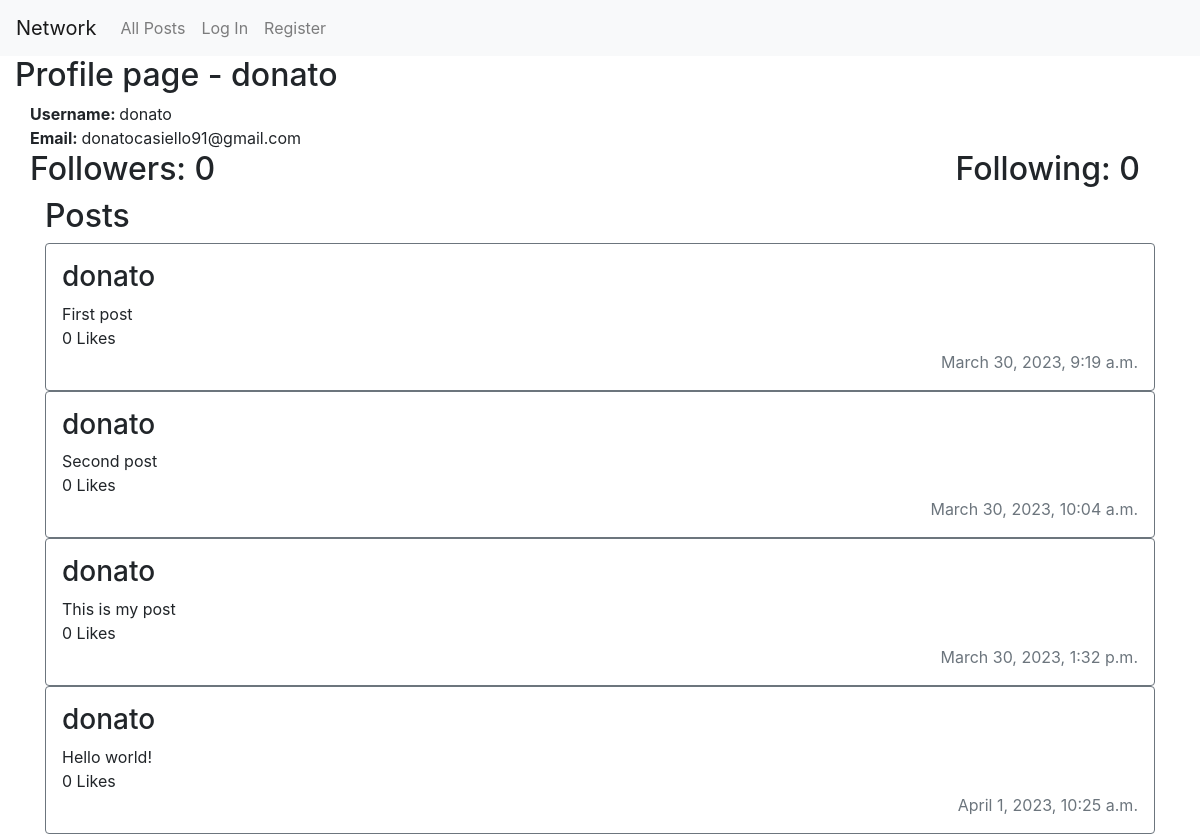
Before: /profile/donato with the older database file.
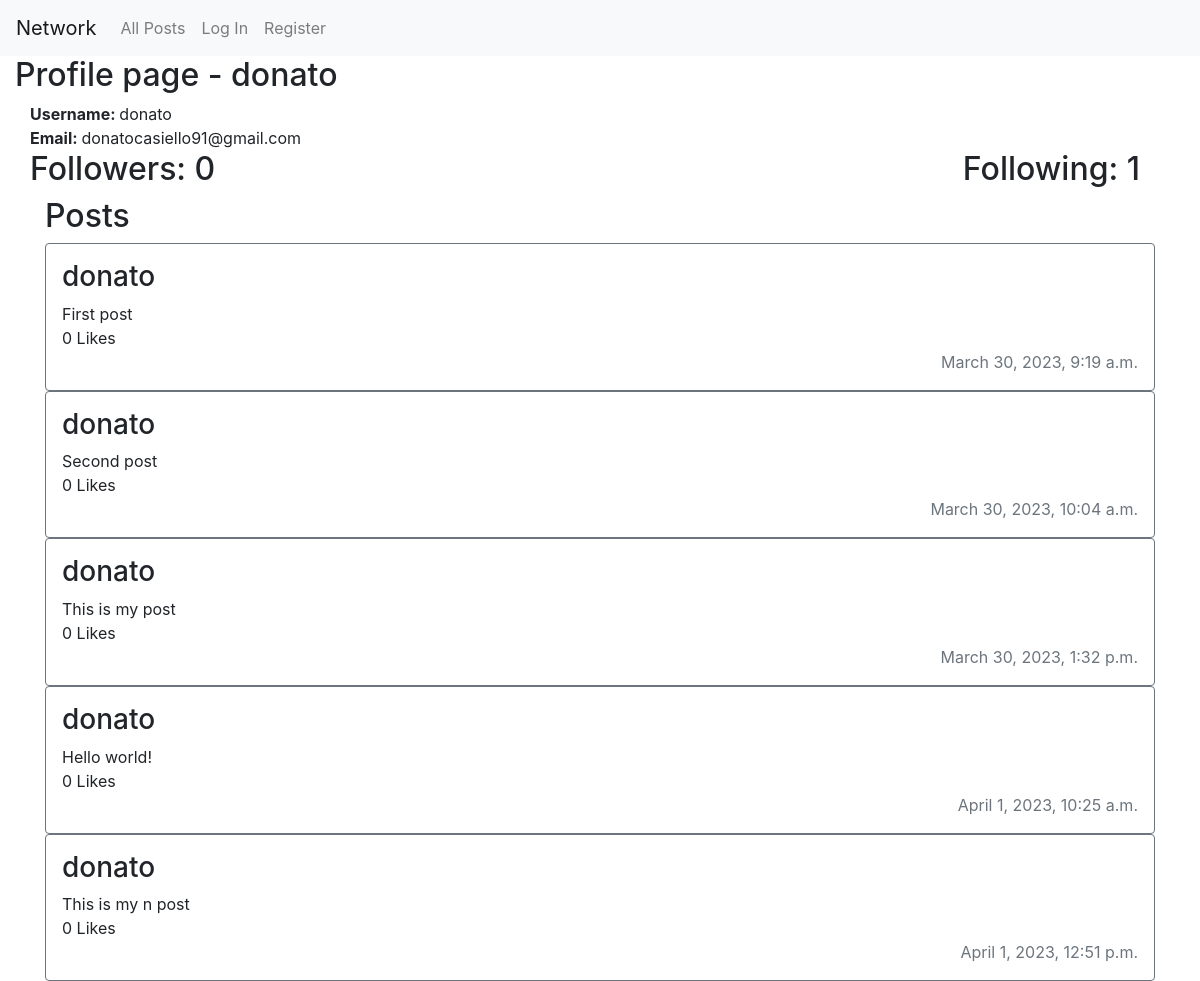
After: the same page with the newer database file.
### network/models.py (models this page shows)
class Post(models.Model):
    user_id = models.ForeignKey(User, on_delete=models.CASCADE)
    content = models.TextField(max_length=280)
    n_likes = models.BigIntegerField(default=0)
    datetime = models.DateTimeField(auto_now_add=True)

class User(AbstractUser):
    pass

### network/views.py (the view)
# urls.py: path("profile/<str:username>", views.profile, name="profile"),
def profile(request, username):
    user_profile = User.objects.get(username=username)
    user_profile_posts = Post.objects.filter(user_id=user_profile)
    followers_count = Follower.objects.filter(following=user_profile).count()
    following_count = Follower.objects.filter(user=user_profile).count()
    if request.user.is_authenticated:
        user = User.objects.get(id=request.user.id) # User who is signed in
        user_following = Follower.objects.filter(user=user)
        is_following = False
        for i in user_following:
            if i.following == user_profile:
                is_following = True
                break
            else:
                is_following = False
        context = {"user_profile_posts": user_profile_posts,
                "user_profile":user_profile,
                "user":user,
                "is_following":is_following,
                "followers_count":followers_count,
                "following_count":following_count}
        return render(request, "network/profile.html", context)
    else:
        context = {"user_profile_posts": user_profile_posts,
                "user_profile":user_profile,
                "followers_count":followers_count,
                "following_count":following_count}
        return render(request, "network/profile.html", context)

### network/templates/network/profile.html (shortened to what this page needs)
{% extends 'network/layout.html' %}
{% block body %}
<div class="container-fluid">
    <h2>Profile page - {{ user_profile.username }}</h2>
    <div class="container-fluid row justify-content-evenly">
            <div class="col">
                <div class="d-flex flex-column">
                    <span><strong>Username: </strong>{{ user_profile.username }}</span>
                    <span><strong>Email: </strong>{{ user_profile.email }}</span>
                </div>
            </div>
            <div class="col">
            </div>
    </div>
    <div class="container row">
        <div class="col">
            <h2>Followers: <span id="followers-count">{{ followers_count }}</span></h2>
        </div>
        <div class="row">
            <h2>Following: <span id="following-count">{{ following_count }}</span></h2>
        </div>
    </div>
    <div class="container d-flex flex-column" id="posts">
        <div>
            <h2>Posts</h2>
        </div>
        {% for post in user_profile_posts %}
        <div class="d-flex flex-column border border-secondary rounded p-3">
            <h3>{{ post.user_id }}</h3>
            <span>{{ post.content }}</span>
            <span>{{ post.n_likes}} Likes</span>
            <span class="text-right text-muted">{{ post.datetime }}</span>
        </div>
        {% endfor %}
    </div>
</div>
{% endblock %}

Changed rows visible on the page:
added Post: user_id "donato", content "This is my n post", n_likes "0", datetime "April 1, 2023, 12:51 p.m."
Other visible differences:
{{ following_count }}: "0" → "1"
